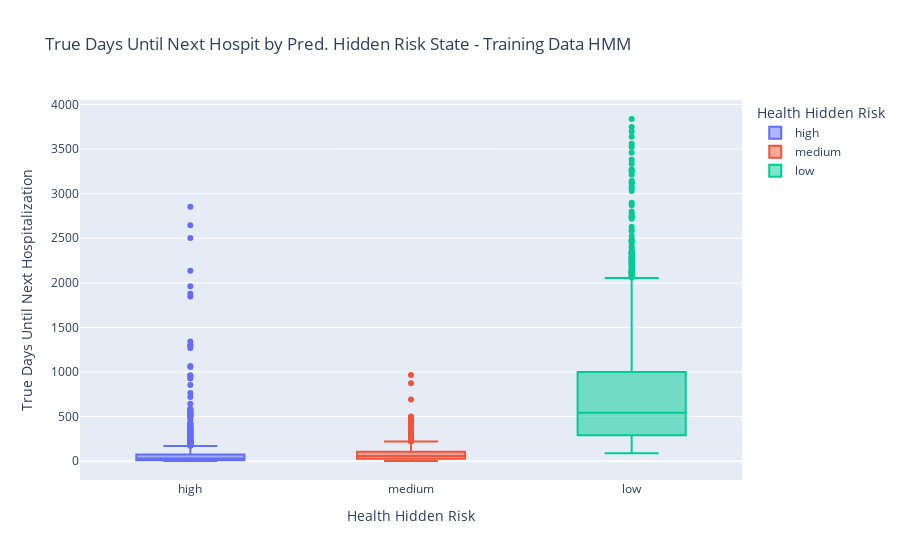

Write notebook code for a chart like this one.
### Code cell
import plotly.express as px

px.box(historical_events_hmm_features_df,
        x='HEALTH_HIDDEN_RISK', y='DAYS_UNTIL_NEXT_HOSPITALIZATION',
        color='HEALTH_HIDDEN_RISK',
        category_orders={'HEALTH_HIDDEN_RISK': hidden_state_labels_order},
        title="True Days Until Next Hospit by Pred. Hidden Risk State - Training Data HMM",
        labels={'HEALTH_HIDDEN_RISK': 'Health Hidden Risk', 'DAYS_UNTIL_NEXT_HOSPITALIZATION': 'True Days Until Next Hospitalization'})

### Figure 1 — Plotly figure (JSON) as saved in the notebook; plotly's stock layout.template omitted (floating-point values rounded to 4 significant figures; data arrays with more than 128 entries replaced by an {"elided": "..."} marker saying what was removed)
{"data": [{"alignmentgroup": "True", "hovertemplate": "Health Hidden Risk=%{x}<br>True Days Until Next Hospitalization=%{y}<extra></extra>", "legendgroup": "high", "marker": {"color": "#636efa"}, "name": "high", "notched": false, "offsetgroup": "high", "orientation": "v", "showlegend": true, "type": "box", "x": {"elided": "1088 str values"}, "x0": " ", "xaxis": "x", "y": {"elided": "1088 float values"}, "y0": " ", "yaxis": "y"}, {"alignmentgroup": "True", "hovertemplate": "Health Hidden Risk=%{x}<br>True Days Until Next Hospitalization=%{y}<extra></extra>", "legendgroup": "medium", "marker": {"color": "#EF553B"}, "name": "medium", "notched": false, "offsetgroup": "medium", "orientation": "v", "showlegend": true, "type": "box", "x": {"elided": "841 str values"}, "x0": " ", "xaxis": "x", "y": {"elided": "841 float values"}, "y0": " ", "yaxis": "y"}, {"alignmentgroup": "True", "hovertemplate": "Health Hidden Risk=%{x}<br>True Days Until Next Hospitalization=%{y}<extra></extra>", "legendgroup": "low", "marker": {"color": "#00cc96"}, "name": "low", "notched": false, "offsetgroup": "low", "orientation": "v", "showlegend": true, "type": "box", "x": {"elided": "1447 str values"}, "x0": " ", "xaxis": "x", "y": {"elided": "1447 float values"}, "y0": " ", "yaxis": "y"}], "layout": {"boxmode": "overlay", "legend": {"title": {"text": "Health Hidden Risk"}, "tracegroupgap": 0}, "title": {"text": "True Days Until Next Hospit by Pred. Hidden Risk State - Training Data HMM"}, "xaxis": {"anchor": "y", "categoryarray": ["high", "medium", "low"], "categoryorder": "array", "domain": [0, 1], "title": {"text": "Health Hidden Risk"}}, "yaxis": {"anchor": "x", "domain": [0, 1], "title": {"text": "True Days Until Next Hospitalization"}}}}
